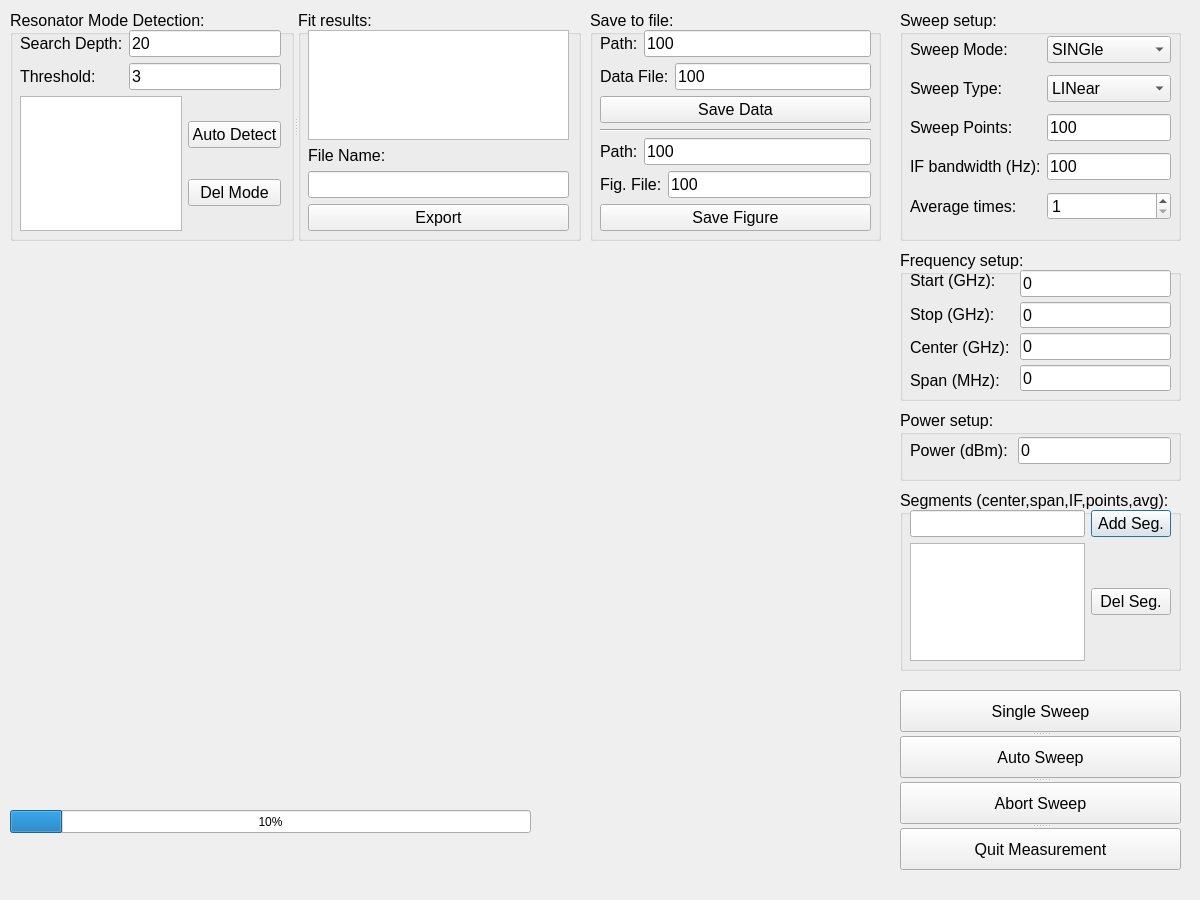
<?xml version="1.0" encoding="UTF-8"?>
<ui version="4.0">
 <class>Reson_meas_Dlg</class>
 <widget class="QDialog" name="Reson_meas_Dlg">
  <property name="geometry">
   <rect>
    <x>0</x>
    <y>0</y>
    <width>1200</width>
    <height>900</height>
   </rect>
  </property>
  <property name="windowTitle">
   <string>Reasonator Measurement Dialog</string>
  </property>
  <widget class="MplCanvasWrapper" name="mplCanvas" native="true">
   <property name="geometry">
    <rect>
     <x>0</x>
     <y>260</y>
     <width>891</width>
     <height>531</height>
    </rect>
   </property>
  </widget>
  <widget class="QGroupBox" name="groupBox_2">
   <property name="geometry">
    <rect>
     <x>900</x>
     <y>410</y>
     <width>281</width>
     <height>71</height>
    </rect>
   </property>
   <property name="font">
    <font>
     <family>Arial</family>
     <pointsize>12</pointsize>
    </font>
   </property>
   <property name="title">
    <string>Power setup:</string>
   </property>
   <widget class="QWidget" name="layoutWidget_2">
    <property name="geometry">
     <rect>
      <x>10</x>
      <y>20</y>
      <width>261</width>
      <height>41</height>
     </rect>
    </property>
    <layout class="QHBoxLayout" name="horizontalLayout_3">
     <property name="spacing">
      <number>10</number>
     </property>
     <item>
      <layout class="QVBoxLayout" name="verticalLayout_3">
       <property name="spacing">
        <number>12</number>
       </property>
       <item>
        <widget class="QLabel" name="label_Freq_start_2">
         <property name="text">
          <string>Power (dBm):</string>
         </property>
        </widget>
       </item>
      </layout>
     </item>
     <item>
      <layout class="QVBoxLayout" name="verticalLayout_4">
       <property name="spacing">
        <number>5</number>
       </property>
       <item>
        <widget class="QLineEdit" name="edt_Power">
         <property name="text">
          <string>0</string>
         </property>
        </widget>
       </item>
      </layout>
     </item>
    </layout>
   </widget>
  </widget>
  <widget class="QGroupBox" name="groupBox">
   <property name="geometry">
    <rect>
     <x>900</x>
     <y>250</y>
     <width>281</width>
     <height>151</height>
    </rect>
   </property>
   <property name="font">
    <font>
     <family>Arial</family>
     <pointsize>12</pointsize>
    </font>
   </property>
   <property name="title">
    <string>Frequency setup:</string>
   </property>
   <widget class="QWidget" name="layoutWidget">
    <property name="geometry">
     <rect>
      <x>10</x>
      <y>20</y>
      <width>261</width>
      <height>121</height>
     </rect>
    </property>
    <layout class="QHBoxLayout" name="horizontalLayout_2">
     <property name="spacing">
      <number>10</number>
     </property>
     <item>
      <layout class="QVBoxLayout" name="verticalLayout">
       <property name="spacing">
        <number>12</number>
       </property>
       <item>
        <widget class="QLabel" name="label_Freq_start">
         <property name="text">
          <string>Start (GHz):</string>
         </property>
         <property name="buddy">
          <cstring>edt_Freq_start</cstring>
         </property>
        </widget>
       </item>
       <item>
        <widget class="QLabel" name="label_Freq_stop">
         <property name="text">
          <string>Stop (GHz):</string>
         </property>
        </widget>
       </item>
       <item>
        <widget class="QLabel" name="label_Freq_stop_2">
         <property name="text">
          <string>Center (GHz):</string>
         </property>
        </widget>
       </item>
       <item>
        <widget class="QLabel" name="label_Freq_stop_3">
         <property name="text">
          <string>Span (MHz):</string>
         </property>
        </widget>
       </item>
      </layout>
     </item>
     <item>
      <layout class="QVBoxLayout" name="verticalLayout_2">
       <property name="spacing">
        <number>5</number>
       </property>
       <item>
        <widget class="QLineEdit" name="edt_Freq_start">
         <property name="text">
          <string>0</string>
         </property>
        </widget>
       </item>
       <item>
        <widget class="QLineEdit" name="edt_Freq_stop">
         <property name="text">
          <string>0</string>
         </property>
        </widget>
       </item>
       <item>
        <widget class="QLineEdit" name="edt_Freq_center">
         <property name="text">
          <string>0</string>
         </property>
        </widget>
       </item>
       <item>
        <widget class="QLineEdit" name="edt_Freq_span">
         <property name="text">
          <string>0</string>
         </property>
        </widget>
       </item>
      </layout>
     </item>
    </layout>
   </widget>
  </widget>
  <widget class="QGroupBox" name="groupBox_3">
   <property name="geometry">
    <rect>
     <x>900</x>
     <y>10</y>
     <width>281</width>
     <height>231</height>
    </rect>
   </property>
   <property name="font">
    <font>
     <family>Arial</family>
     <pointsize>12</pointsize>
    </font>
   </property>
   <property name="title">
    <string>Sweep setup:</string>
   </property>
   <widget class="QWidget" name="gridLayoutWidget">
    <property name="geometry">
     <rect>
      <x>10</x>
      <y>20</y>
      <width>261</width>
      <height>201</height>
     </rect>
    </property>
    <layout class="QGridLayout" name="gridLayout">
     <item row="1" column="1">
      <widget class="QComboBox" name="cbBox_swpType">
       <item>
        <property name="text">
         <string>LINear</string>
        </property>
       </item>
       <item>
        <property name="text">
         <string>LOGarithmic</string>
        </property>
       </item>
       <item>
        <property name="text">
         <string>POWer</string>
        </property>
       </item>
       <item>
        <property name="text">
         <string>CW</string>
        </property>
       </item>
       <item>
        <property name="text">
         <string>SEGMent</string>
        </property>
       </item>
       <item>
        <property name="text">
         <string>PHASe</string>
        </property>
       </item>
      </widget>
     </item>
     <item row="0" column="0">
      <widget class="QLabel" name="label_swpMode">
       <property name="text">
        <string>Sweep Mode:</string>
       </property>
      </widget>
     </item>
     <item row="0" column="1">
      <widget class="QComboBox" name="cbBox_swpMode">
       <item>
        <property name="text">
         <string>SINGle</string>
        </property>
       </item>
       <item>
        <property name="text">
         <string>HOLD </string>
        </property>
       </item>
       <item>
        <property name="text">
         <string>CONTinuous</string>
        </property>
       </item>
       <item>
        <property name="text">
         <string>GROups</string>
        </property>
       </item>
      </widget>
     </item>
     <item row="4" column="1">
      <widget class="QSpinBox" name="spinBox_Avg">
       <property name="minimum">
        <number>1</number>
       </property>
      </widget>
     </item>
     <item row="3" column="1">
      <widget class="QLineEdit" name="edt_IF">
       <property name="text">
        <string>100</string>
       </property>
      </widget>
     </item>
     <item row="1" column="0">
      <widget class="QLabel" name="label_SwpType">
       <property name="text">
        <string>Sweep Type:</string>
       </property>
      </widget>
     </item>
     <item row="4" column="0">
      <widget class="QLabel" name="label_AvgTime">
       <property name="text">
        <string>Average times:</string>
       </property>
      </widget>
     </item>
     <item row="3" column="0">
      <widget class="QLabel" name="label_IF">
       <property name="text">
        <string>IF bandwidth (Hz):</string>
       </property>
      </widget>
     </item>
     <item row="2" column="0">
      <widget class="QLabel" name="label_swpPoints">
       <property name="text">
        <string>Sweep Points:</string>
       </property>
      </widget>
     </item>
     <item row="2" column="1">
      <widget class="QLineEdit" name="edt_swpPoints">
       <property name="text">
        <string>100</string>
       </property>
      </widget>
     </item>
    </layout>
   </widget>
  </widget>
  <widget class="QGroupBox" name="groupBox_4">
   <property name="geometry">
    <rect>
     <x>900</x>
     <y>490</y>
     <width>281</width>
     <height>181</height>
    </rect>
   </property>
   <property name="font">
    <font>
     <family>Arial</family>
     <pointsize>12</pointsize>
    </font>
   </property>
   <property name="title">
    <string>Segments (center,span,IF,points,avg):</string>
   </property>
   <widget class="QWidget" name="layoutWidget">
    <property name="geometry">
     <rect>
      <x>10</x>
      <y>20</y>
      <width>261</width>
      <height>151</height>
     </rect>
    </property>
    <layout class="QVBoxLayout" name="verticalLayout_7">
     <item>
      <layout class="QHBoxLayout" name="horizontalLayout">
       <item>
        <widget class="QLineEdit" name="edt_Segment"/>
       </item>
       <item>
        <widget class="QPushButton" name="btn_addSeg">
         <property name="text">
          <string>Add Seg.</string>
         </property>
        </widget>
       </item>
      </layout>
     </item>
     <item>
      <layout class="QHBoxLayout" name="horizontalLayout_4">
       <item>
        <widget class="QListWidget" name="lst_Segments"/>
       </item>
       <item>
        <widget class="QPushButton" name="btn_delSeg">
         <property name="text">
          <string>Del Seg.</string>
         </property>
        </widget>
       </item>
      </layout>
     </item>
    </layout>
   </widget>
  </widget>
  <widget class="QProgressBar" name="progressBar">
   <property name="geometry">
    <rect>
     <x>10</x>
     <y>810</y>
     <width>521</width>
     <height>23</height>
    </rect>
   </property>
   <property name="value">
    <number>10</number>
   </property>
  </widget>
  <widget class="QGroupBox" name="groupBox_7">
   <property name="geometry">
    <rect>
     <x>590</x>
     <y>10</y>
     <width>291</width>
     <height>231</height>
    </rect>
   </property>
   <property name="font">
    <font>
     <family>Arial</family>
     <pointsize>12</pointsize>
    </font>
   </property>
   <property name="title">
    <string>Save to file:</string>
   </property>
   <widget class="QWidget" name="layoutWidget">
    <property name="geometry">
     <rect>
      <x>10</x>
      <y>20</y>
      <width>271</width>
      <height>201</height>
     </rect>
    </property>
    <layout class="QVBoxLayout" name="verticalLayout_10">
     <item>
      <layout class="QGridLayout" name="gridLayout_3">
       <item row="0" column="0">
        <widget class="QLabel" name="label_dataPath">
         <property name="text">
          <string>Path:</string>
         </property>
        </widget>
       </item>
       <item row="0" column="1" colspan="2">
        <widget class="QLineEdit" name="edt_dataPath">
         <property name="text">
          <string>100</string>
         </property>
        </widget>
       </item>
       <item row="1" column="0" colspan="2">
        <widget class="QLabel" name="label_dataFile">
         <property name="text">
          <string>Data File:</string>
         </property>
        </widget>
       </item>
       <item row="1" column="2">
        <widget class="QLineEdit" name="edt_dataFile">
         <property name="text">
          <string>100</string>
         </property>
        </widget>
       </item>
      </layout>
     </item>
     <item>
      <widget class="QPushButton" name="btn_saveData">
       <property name="text">
        <string>Save Data</string>
       </property>
      </widget>
     </item>
     <item>
      <widget class="Line" name="line">
       <property name="orientation">
        <enum>Qt::Horizontal</enum>
       </property>
      </widget>
     </item>
     <item>
      <layout class="QGridLayout" name="gridLayout_4">
       <item row="0" column="0">
        <widget class="QLabel" name="label_figPath">
         <property name="text">
          <string>Path:</string>
         </property>
        </widget>
       </item>
       <item row="0" column="1" colspan="2">
        <widget class="QLineEdit" name="edt_figPath">
         <property name="text">
          <string>100</string>
         </property>
        </widget>
       </item>
       <item row="1" column="0" colspan="2">
        <widget class="QLabel" name="label_figFile">
         <property name="text">
          <string>Fig. File:</string>
         </property>
        </widget>
       </item>
       <item row="1" column="2">
        <widget class="QLineEdit" name="edt_figFile">
         <property name="text">
          <string>100</string>
         </property>
        </widget>
       </item>
      </layout>
     </item>
     <item>
      <widget class="QPushButton" name="btn_saveFig">
       <property name="text">
        <string>Save Figure</string>
       </property>
      </widget>
     </item>
    </layout>
   </widget>
  </widget>
  <widget class="QSplitter" name="splitter">
   <property name="geometry">
    <rect>
     <x>10</x>
     <y>10</y>
     <width>571</width>
     <height>231</height>
    </rect>
   </property>
   <property name="orientation">
    <enum>Qt::Horizontal</enum>
   </property>
   <widget class="QGroupBox" name="groupBox_6">
    <property name="font">
     <font>
      <family>Arial</family>
      <pointsize>12</pointsize>
     </font>
    </property>
    <property name="title">
     <string>Resonator Mode Detection:</string>
    </property>
    <widget class="QWidget" name="layoutWidget">
     <property name="geometry">
      <rect>
       <x>10</x>
       <y>20</y>
       <width>261</width>
       <height>201</height>
      </rect>
     </property>
     <layout class="QVBoxLayout" name="verticalLayout_9">
      <item>
       <layout class="QGridLayout" name="gridLayout_2">
        <item row="0" column="0">
         <widget class="QLabel" name="label_searchDept">
          <property name="text">
           <string>Search Depth:</string>
          </property>
         </widget>
        </item>
        <item row="0" column="1">
         <widget class="QLineEdit" name="edt_searchDept">
          <property name="text">
           <string>20</string>
          </property>
         </widget>
        </item>
        <item row="1" column="0">
         <widget class="QLabel" name="label_Threshold">
          <property name="text">
           <string>Threshold:</string>
          </property>
         </widget>
        </item>
        <item row="1" column="1">
         <widget class="QLineEdit" name="edt_Threshold">
          <property name="text">
           <string>3</string>
          </property>
         </widget>
        </item>
       </layout>
      </item>
      <item>
       <layout class="QHBoxLayout" name="horizontalLayout_5">
        <item>
         <widget class="QListWidget" name="lst_resonModes"/>
        </item>
        <item>
         <layout class="QVBoxLayout" name="verticalLayout_8">
          <item>
           <widget class="QPushButton" name="btn_peakDetect">
            <property name="font">
             <font>
              <family>Arial</family>
              <pointsize>12</pointsize>
             </font>
            </property>
            <property name="text">
             <string>Auto Detect</string>
            </property>
           </widget>
          </item>
          <item>
           <widget class="QPushButton" name="btn_delMode">
            <property name="font">
             <font>
              <family>Arial</family>
              <pointsize>12</pointsize>
             </font>
            </property>
            <property name="text">
             <string>Del Mode</string>
            </property>
           </widget>
          </item>
         </layout>
        </item>
       </layout>
      </item>
     </layout>
    </widget>
   </widget>
   <widget class="QGroupBox" name="groupBox_5">
    <property name="font">
     <font>
      <family>Arial</family>
      <pointsize>12</pointsize>
     </font>
    </property>
    <property name="title">
     <string>Fit results:</string>
    </property>
    <widget class="QWidget" name="layoutWidget">
     <property name="geometry">
      <rect>
       <x>10</x>
       <y>20</y>
       <width>261</width>
       <height>201</height>
      </rect>
     </property>
     <layout class="QVBoxLayout" name="verticalLayout_5">
      <item>
       <widget class="QListWidget" name="lst_Qfactor"/>
      </item>
      <item>
       <widget class="QLabel" name="label_fitFile">
        <property name="text">
         <string>File Name:</string>
        </property>
       </widget>
      </item>
      <item>
       <widget class="QLineEdit" name="edt_fitFile"/>
      </item>
      <item>
       <widget class="QPushButton" name="btn_Export">
        <property name="text">
         <string>Export</string>
        </property>
       </widget>
      </item>
     </layout>
    </widget>
   </widget>
  </widget>
  <widget class="QSplitter" name="splitter_2">
   <property name="geometry">
    <rect>
     <x>900</x>
     <y>690</y>
     <width>281</width>
     <height>180</height>
    </rect>
   </property>
   <property name="orientation">
    <enum>Qt::Vertical</enum>
   </property>
   <widget class="QPushButton" name="btn_singleSweep">
    <property name="font">
     <font>
      <family>Arial</family>
      <pointsize>12</pointsize>
     </font>
    </property>
    <property name="text">
     <string>Single Sweep</string>
    </property>
   </widget>
   <widget class="QPushButton" name="btn_autoSweep">
    <property name="font">
     <font>
      <family>Arial</family>
      <pointsize>12</pointsize>
     </font>
    </property>
    <property name="text">
     <string>Auto Sweep</string>
    </property>
   </widget>
   <widget class="QPushButton" name="btn_Abort">
    <property name="font">
     <font>
      <family>Arial</family>
      <pointsize>12</pointsize>
     </font>
    </property>
    <property name="text">
     <string>Abort Sweep</string>
    </property>
   </widget>
   <widget class="QPushButton" name="btn_Quit">
    <property name="font">
     <font>
      <family>Arial</family>
      <pointsize>12</pointsize>
     </font>
    </property>
    <property name="text">
     <string>Quit Measurement</string>
    </property>
   </widget>
  </widget>
  <zorder>splitter</zorder>
  <zorder>splitter_2</zorder>
  <zorder>mplCanvas</zorder>
  <zorder>groupBox_2</zorder>
  <zorder>groupBox</zorder>
  <zorder>groupBox_3</zorder>
  <zorder>groupBox_4</zorder>
  <zorder>progressBar</zorder>
  <zorder>groupBox_7</zorder>
 </widget>
 <customwidgets>
  <customwidget>
   <class>MplCanvasWrapper</class>
   <extends>QWidget</extends>
   <header>mplcanvaswrapper.h</header>
   <container>1</container>
  </customwidget>
 </customwidgets>
 <tabstops>
  <tabstop>edt_Freq_start</tabstop>
  <tabstop>edt_Freq_stop</tabstop>
  <tabstop>edt_Freq_center</tabstop>
  <tabstop>edt_Freq_span</tabstop>
  <tabstop>edt_Power</tabstop>
 </tabstops>
 <resources/>
 <connections>
  <connection>
   <sender>btn_Quit</sender>
   <signal>clicked()</signal>
   <receiver>Reson_meas_Dlg</receiver>
   <slot>close()</slot>
   <hints>
    <hint type="sourcelabel">
     <x>927</x>
     <y>701</y>
    </hint>
    <hint type="destinationlabel">
     <x>984</x>
     <y>734</y>
    </hint>
   </hints>
  </connection>
 </connections>
</ui>
